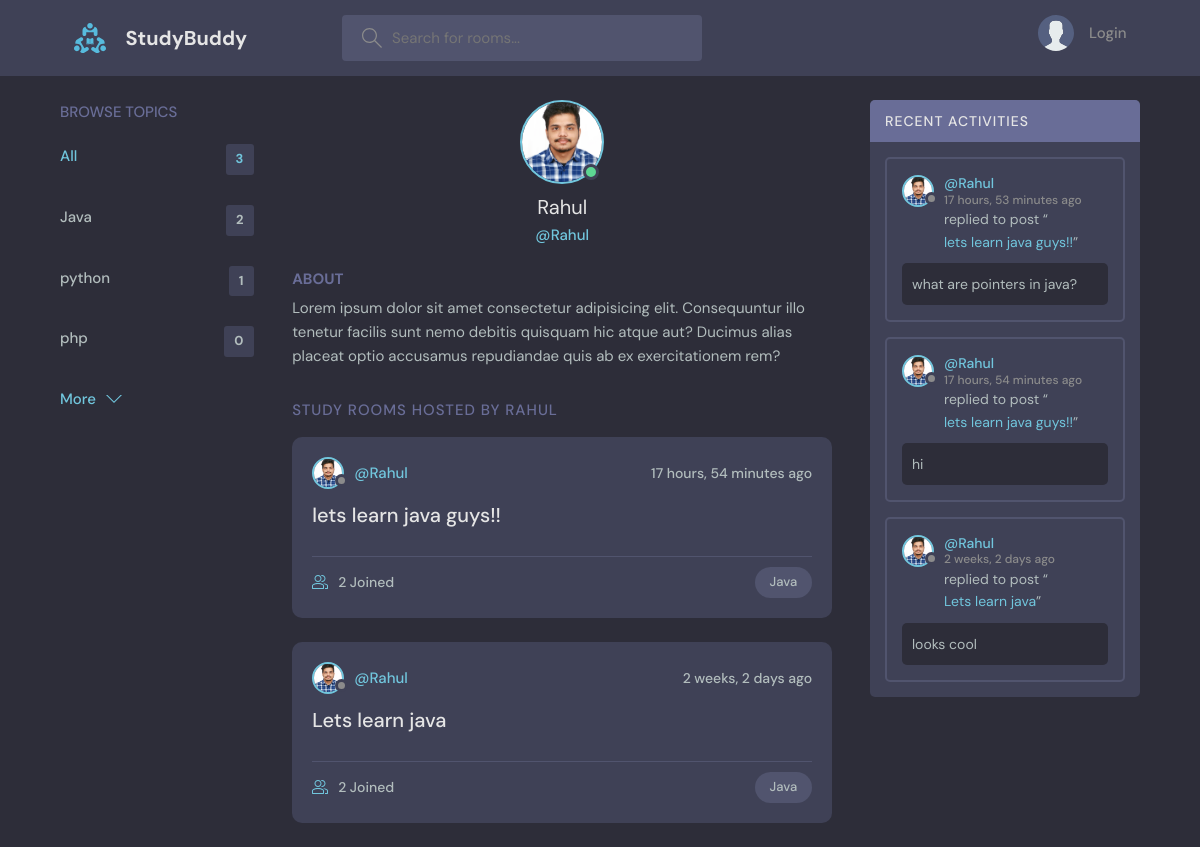
Page /profile/1/ on the committed database.
### base/models.py (models this page shows, shortened)
class Topic(models.Model):
    name=models.CharField(max_length=50)

class User(AbstractUser):
    name=models.CharField(max_length=200,null=True)
    email=models.EmailField(unique=True,null=True)
    bio=models.TextField(null=True)
    avatar=models.ImageField(null=True,default="avatar.svg")
    USERNAME_FIELD='email'
    REQUIRED_FIELDS=[]

class Room(models.Model):
    host=models.ForeignKey(User,on_delete=models.SET_NULL,null=True)
    topic=models.ForeignKey(Topic,on_delete=models.SET_NULL,null=True)
    name=models.CharField(max_length=100)
    participants=models.ManyToManyField(User,related_name='partcipants',blank=True)
    description=models.TextField(null=True,blank=True)
    updated=models.DateTimeField(auto_now=True)
    created_at=models.DateTimeField(auto_now_add=True)
    class Meta:
        ordering=['-updated','-created_at']
    def __str__(self):
        return self.name

class Message(models.Model):
    user=models.ForeignKey(User,on_delete=models.CASCADE)
    room=models.ForeignKey(Room,on_delete=models.CASCADE)
    body=models.TextField()
    updated=models.DateTimeField(auto_now=True)
    created_at=models.DateTimeField(auto_now_add=True)

### base/views.py (the view)
# urls.py: path('profile/<str:pk>/',views.userProfile,name="user-profile"),
def userProfile(request,pk):
    user=User.objects.get(id=pk)
    rooms=user.room_set.all()
    topic=Topic.objects.all()
    room_messages=user.message_set.order_by('-updated','-created_at')
    context={'user':user,'rooms':rooms,'topics':topic,'room_messages':room_messages}
    return render(request,'base/profile.html',context)

### base/templates/base/profile.html (shortened to what this page needs)
{% extends 'main.html' %}
{% block content %}
  <main class="profile-page layout layout--3">
    <div class="container">
      {% include 'base/topics_component.html' %}
      <div class="roomList">
        <div class="profile">
          <div class="profile__avatar">
            <div class="avatar avatar--large active">
              <img src="{{user.avatar.url}}" />
            </div>
          </div>
          <div class="profile__info">
            <h3>{{user.username}}</h3>
            <p>@{{user.username}}</p>
          </div>
          <div class="profile__about">
            <h3>About</h3>
            <p>
              Lorem ipsum dolor sit amet consectetur adipisicing elit. Consequuntur illo tenetur
              facilis sunt nemo debitis quisquam hic atque aut? Ducimus alias placeat optio
              accusamus repudiandae quis ab ex exercitationem rem?
            </p>
          </div>
        </div>
        <div class="roomList__header">
          <div>
            <h2>Study Rooms Hosted by {{user.username}}</a>
            </h2>
          </div>
        </div>
        {% include 'base/feed_component.html' %}
      </div>
      {% include 'base/activity_component.html' %}
    </div>
  </main>
{% endblock content %}

### templates/main.html (shortened to what this page needs)
<!DOCTYPE html>
{% load static %}
<html lang="en">
  <head>
    <link rel="stylesheet" href="{% static 'styles/style.css'%}" />
  </head>
  <body>
    {% include 'navbar.html' %}
    {% block content %}
    {% endblock %}
  </body>
</html>

### templates/navbar.html (shortened to what this page needs)
{% load static %}
<header class="header header--loggedIn">
    <div class="container">
      <a href="{% url 'home'%}" class="header__logo">
        <img src="{% static 'images/logo.svg' %}" />
        <h1>StudyBuddy</h1>
      </a>
      <form class="header__search" method="GET" action="{% url 'home'%}">
        <label>
          <input name="q" placeholder="Search for rooms..." />
        </label>
      </form>
      <nav class="header__menu">
        {% if request.user.is_authenticated %}
        <div class="header__user">
          <a href="{% url 'user-profile' request.user.id %}">
            <div class="avatar avatar--medium active">
              <img src="{{request.user.avatar.url}}" />
            </div>
            <p>{{request.user.username}}<span>@{{request.user.username}}</span></p>
          </a>
          <button class="dropdown-button">
            <svg version="1.1" xmlns="http://www.w3.org/2000/svg" width="32" height="32" viewBox="0 0 32 32">
              <title>chevron-down</title>
              <path d="M16 21l-13-13h-3l16 16 16-16h-3l-13 13z"></path>
            </svg>
          </button>
        </div>
        {% else %}
        <a href="{% url 'login'%}">
          <img src="{% static 'images/avatar.svg' %}" />
          <p>Login</p>
        </a>
        {% endif %}
      </nav>
    </div>
</header>

### base/templates/base/topics_component.html (shortened to what this page needs)
<div class="topics">
    <div class="topics__header">
      <h2>Browse Topics</h2>
    </div>
    <ul class="topics__list">
      <li>
        <a href="{% url 'home' %}" class="active">All <span>{{topics.count}}</span></a>
      </li>
      {% for topic in topics %}
      <li>
        <a href="{% url 'home' %}?q={{topic.name}}">{{topic.name}}<span>{{topic.room_set.all.count}}</span></a>
      </li>
      {% endfor %}
    </ul>
    <a class="btn btn--link" href="{% url 'topics'%}">
      More
      <svg version="1.1" xmlns="http://www.w3.org/2000/svg" width="32" height="32" viewBox="0 0 32 32">
        <title>chevron-down</title>
        <path d="M16 21l-13-13h-3l16 16 16-16h-3l-13 13z"></path>
      </svg>
    </a>
</div>

### base/templates/base/feed_component.html (shortened to what this page needs)
{% for room in rooms %}
<div class="roomListRoom">
    <div class="roomListRoom__header">
        <a href="{% url 'user-profile' room.host.id %}" class="roomListRoom__author">
            <div class="avatar avatar--small">
                <img src="{{room.host.avatar.url}}" />
            </div>
            <span>@{{room.host.username}}</span>
        </a>
        <div class="roomListRoom__actions">
            <span>{{room.created_at|timesince}} ago</span>
        </div>
    </div>
    <div class="roomListRoom__content">
        <a href="{% url 'room' room.id %}">{{room.name}}</a>
    </div>
    <div class="roomListRoom__meta">
        <a href="{% url 'room' room.id %}" class="roomListRoom__joined">
            {{room.participants.all.count}} Joined
        </a>
        <p class="roomListRoom__topic">{{room.topic.name}}</p>
    </div>
</div>
{% endfor %}

### base/templates/base/activity_component.html (shortened to what this page needs)
<div class="activities">
    <div class="activities__header">
        <h2>Recent Activities</h2>
    </div>
    {% for message in room_messages %}
    <div class="activities__box">
        <div class="activities__boxHeader roomListRoom__header">
            <a href="{% url 'user-profile' message.user.id %}" class="roomListRoom__author">
            <div class="avatar avatar--small">
                <img src="{{message.user.avatar.url}}" />
            </div>
            <p>
                @{{message.user.username}}
                <span>{{message.created_at|timesince}} ago</span>
            </p>
            </a>
        </div>
        <div class="activities__boxContent">
            <p>replied to post “<a href="{% url 'room' message.room.id %}">{{message.room}}</a>”</p>
            <div class="activities__boxRoomContent">
                {{message.body}}
            </div>
        </div>
    </div>
    {% endfor %}
</div>

### rows in the picture
Topic: name "Java", room_set.all.count "2"
Topic: name "python", room_set.all.count "1"
Topic: name "php", room_set.all.count "0"
User: avatar (picture), username "Rahul", username "RAHUL"
Room: host.avatar (picture), host.username "Rahul", created_at "17 hours, 54 minutes", name "lets learn java guys!!", participants.all.count "2", topic.name "Java"
Room: host.avatar (picture), host.username "Rahul", created_at "2 weeks, 2 days", name "Lets learn java", participants.all.count "2", topic.name "Java"
Message: user.avatar (picture), user.username "Rahul", created_at "17 hours, 53 minutes", room "lets learn java guys!!", body "what are pointers in java?"
Message: user.avatar (picture), user.username "Rahul", created_at "17 hours, 54 minutes", room "lets learn java guys!!", body "hi"
Message: user.avatar (picture), user.username "Rahul", created_at "2 weeks, 2 days", room "Lets learn java", body "looks cool"

### other values in the picture
{{ topics.count }} "3"
